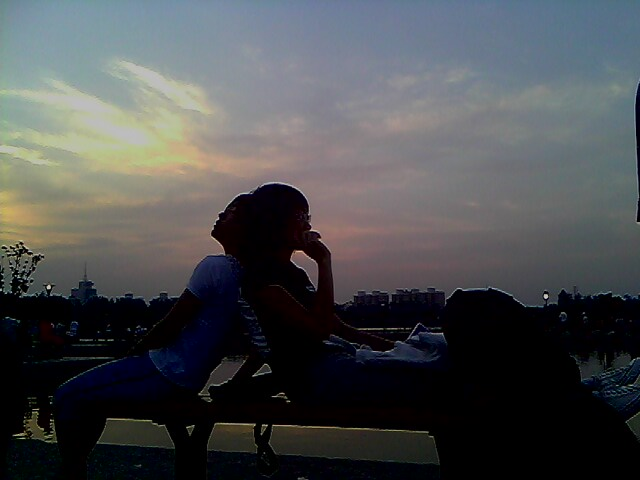
#> input picture src/pers/test/sunset.jpg, 640 x 480 px
$ python _test_imtools_P12.py   (older library calls are emulated)
#> lines starting #> are read from the running program, lines starting #| are printed output that depends on the picture
### src/pers/test/imtools.py
#coding:utf-8
from PIL import Image
from array import *
import numpy
import os
from numpy import *
from _imaging import path

def get_imlist(path):
    ''' 返回目录中所有JPG图像的文件名列表'''
    return [os.path.join(path,f) for f in os.listdir(path) if f.endswith('.jpg')]

# [4 lines left out: function imresize, not called in this run]

def histeq(im,nbr_bins=256):
    """ 对一幅灰度图像进行直方图均衡化 """
    #计算图像的直方图
    imhist,bins=histogram(im.flatten(),nbr_bins,normed=True)
    cdf = imhist.cumsum() # cumulative distribution function
    cdf = 255 * cdf/ cdf[-1] #归一化
    #使用累计分布函数的线性插值，计算新的像素值
    im2 = interp(im.flatten(),bins[:-1],cdf)
    return im2.reshape(im.shape),cdf

# [12 lines left out: function compute_average, not called in this run]

### src/pers/test/_test_imtools_P12.py
#coding: utf-8
'''
Created on 2015年7月23日

@author: Administrator
'''
from PIL import Image
from numpy import *
from pers.test import imtools
from pylab import *
from matplotlib.pyplot import show, imshow, figure
im = array(Image.open('sunset.jpg').convert('L'))
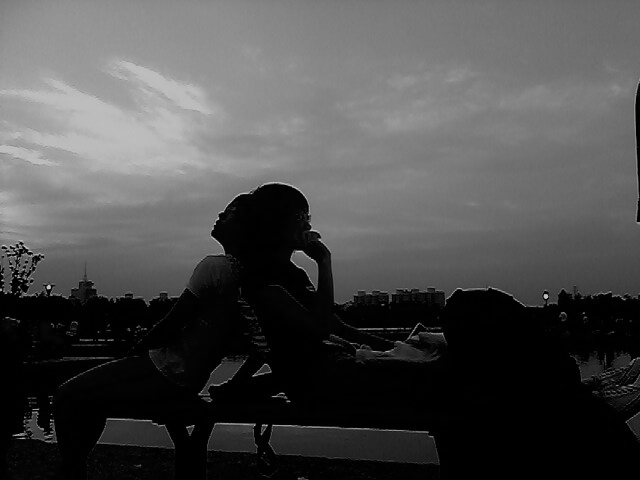
#> im: shape (480, 640); min 0, max 210, mean 76.3
im2,cdf = imtools.histeq(im)
#> in histeq, `imhist,bins=histogram(im.flatten(),nbr_bins,normed=True)`: imhist = 256 values, max 0.181 at index 0, min 0 at index 5, mean 0.00476; bins = 257 values from 0 to 210
#> in histeq, `cdf = imhist.cumsum()`: cdf = 256 values from 0.181 to 1.22
#> in histeq, `cdf = 255 * cdf/ cdf[-1]`: cdf = 256 values from 37.91 to 255
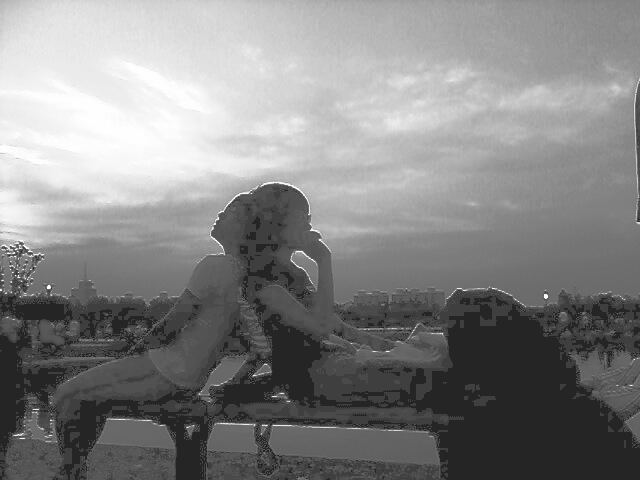
#> im2: shape (480, 640) float64; min 37.91, max 255, mean 133
#> cdf = 256 values from 37.91 to 255
im2=255.0*(im2/255.0)**2
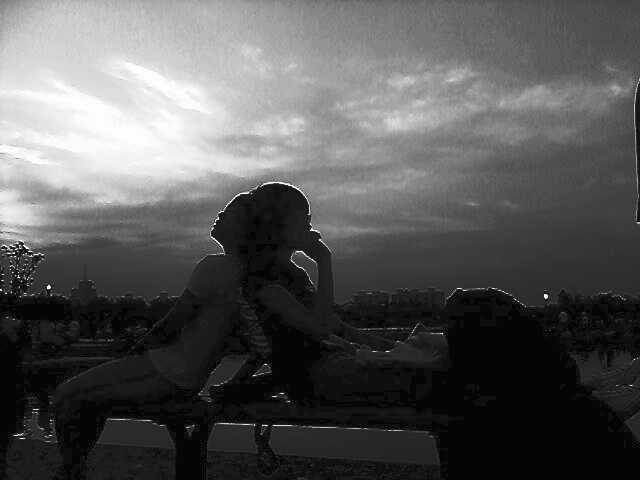
#> im2: shape (480, 640) float64; min 5.64, max 255, mean 87.6
gray()
imshow(im2)
figure()
hist(im.flatten(),128)
show()
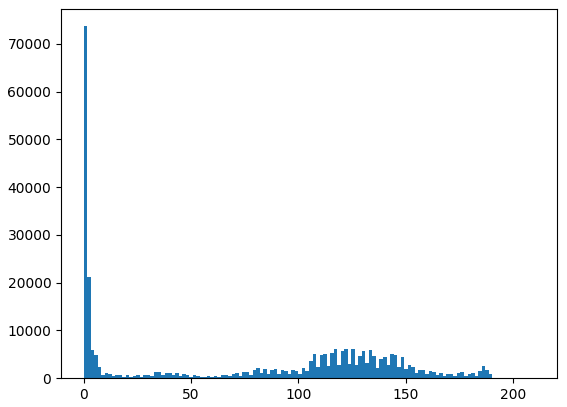
#> figure drawn by matplotlib, 1 panel; tallest bar 73667 high, from x = 0 to 1.64
